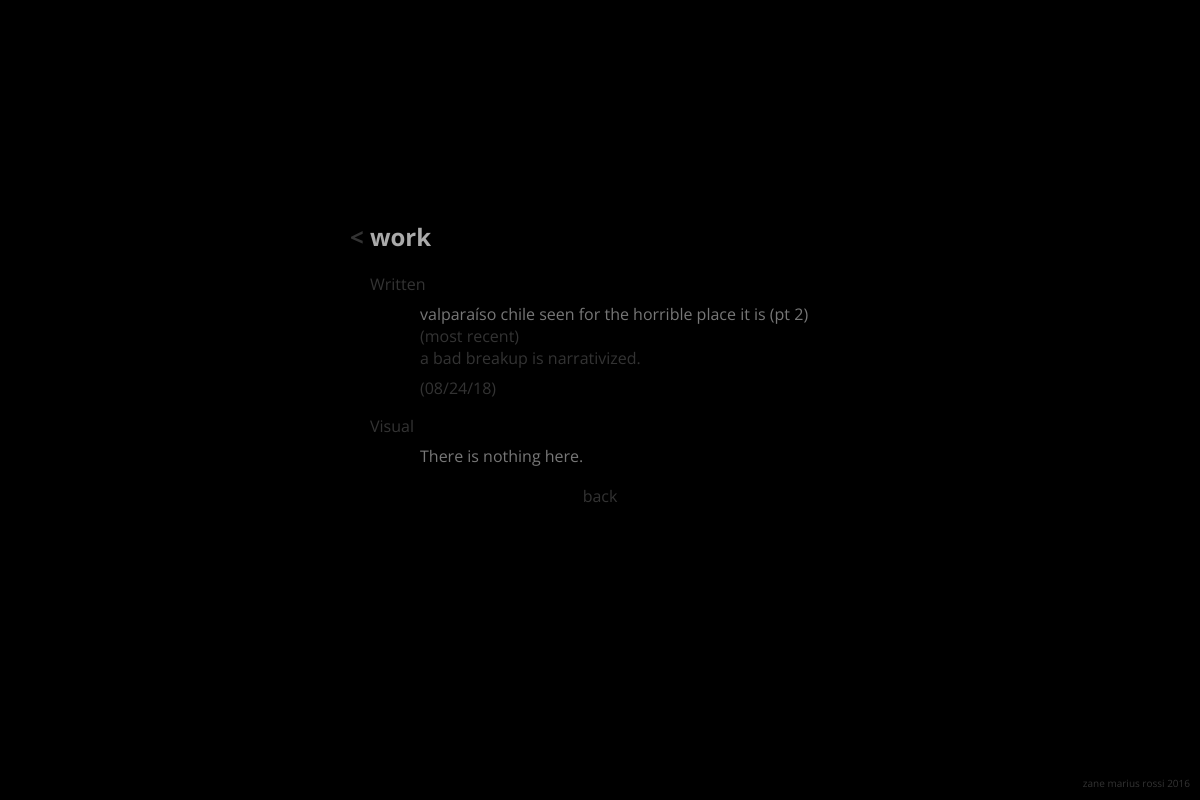
/produce/, run on an earlier commit of the app's database.
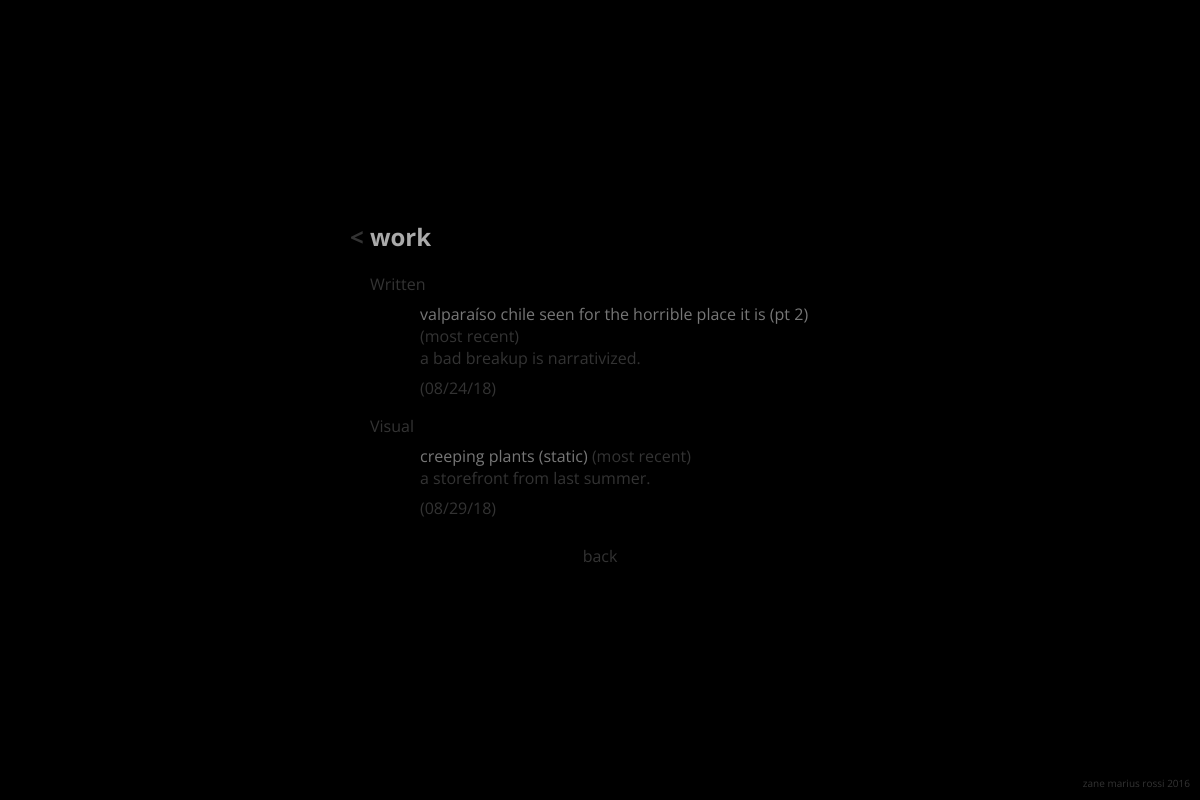
And on a later commit of the database.
### produce/models.py (models this page shows, shortened)
class VisualObject(models.Model):
	title       = models.CharField(max_length=200, default="n/a")
	description = models.CharField(max_length=500, default="n/a")
	pub_date    = models.DateTimeField('date published',default=timezone.now)
	content     = models.ImageField(upload_to='img/', default=None)
	cited_works  = models.ManyToManyField('library.LibraryObject', blank=True)

### produce/views.py (the view)
# urls.py: path("", views.index, name="index"),
def index(request):
	recent_written = WrittenObject.objects.order_by('-pub_date')
	recent_visual  = VisualObject.objects.order_by('-pub_date')
	context = {'recent_written' : recent_written, 'recent_visual': recent_visual}
	return render(request, 'produce/index.html', context)

### produce/templates/produce/index.html (shortened to what this page needs)
{% extends 'base/base.html' %}
{% block content %}
			<div class="heading">
			</div>
			<div class="sub-heading">
				<h2>
					<a href="{% url 'base:index' %}">< </a>work
				</h2>
			</div>
			<div class="info">
				<li>
					<a href="{% url 'produce:written' %}">Written</a>
				</li>
				{% if recent_written %}
				<li class="indented">
					<div class="info_text">
						<a style="color: #777 ;" href="{% url 'produce:written_individual' recent_written.0.pk %}">
							{{ recent_written.0.title }}
						</a>
						<span>(most recent)</span>
					<br>
						<a href="{% url 'produce:written_individual' recent_written.0.pk %}">
							{{ recent_written.0.description }}
						</a>
					</div>
					<div class="info_text_dark">
						({{ recent_written.0.pub_date|date:"m/d/y" }})
					</div>
				</li>
				{% else %}
				<li class="indented">
					There is nothing here.
				</li>
				{% endif %}
				<li>
					<a href="{% url 'produce:visual' %}">Visual</a>
				</li>
				{% if recent_visual %}
				<li class="indented">
					<div class="info_text">
						<a style="color: #777 ;" href="{% url 'produce:visual_individual' recent_visual.0.pk %}">
							{{ recent_visual.0.title }}
						</a>
						<span>(most recent)</span>
					<br>
						<a href="{% url 'produce:visual_individual' recent_visual.0.pk %}">
							{{ recent_visual.0.description }}
						</a>
					</div>
					<div class="info_text_dark">
						({{ recent_visual.0.pub_date|date:"m/d/y" }})
					</div>
				</li>
				{% else %}
				<li class="indented">
					There is nothing here.
				</li>
				{% endif %}
			</div>
			<div class="nav">
				<a href="{% url 'base:index' %}">back</a>
			</div>
			<div class="footer">
				zane marius rossi 2016
			</div>
{% endblock %}

What changed in the data, as far as the page shows it:
added VisualObject: title "creeping plants (static)", description "a storefront from last summer.", pub_date "08/29/18"
Also different on the page:
text no longer shown: "There is nothing here."
text now shown: "(most recent) ( )"
